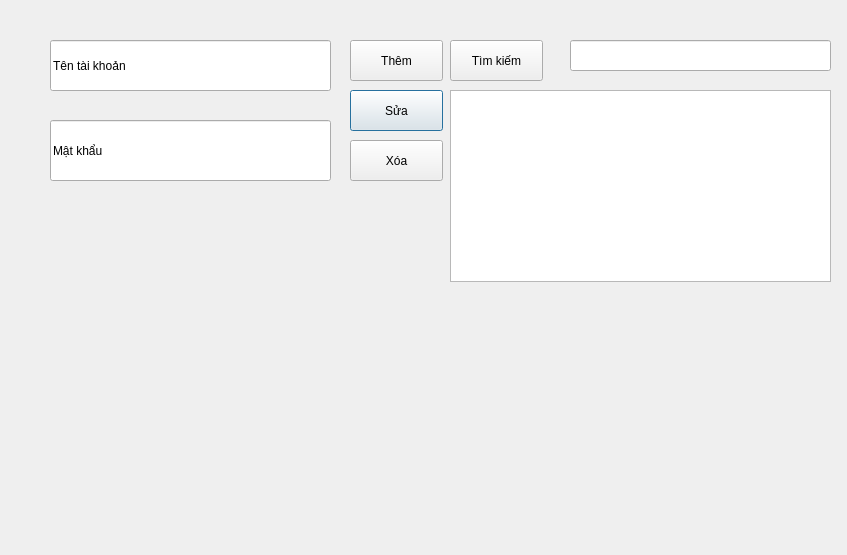
<?xml version="1.0" encoding="UTF-8"?>
<ui version="4.0">
 <class>Dialog</class>
 <widget class="QDialog" name="Dialog">
  <property name="geometry">
   <rect>
    <x>0</x>
    <y>0</y>
    <width>847</width>
    <height>555</height>
   </rect>
  </property>
  <property name="windowTitle">
   <string>Dialog</string>
  </property>
  <widget class="QLineEdit" name="txt_taikhoan">
   <property name="geometry">
    <rect>
     <x>50</x>
     <y>40</y>
     <width>281</width>
     <height>51</height>
    </rect>
   </property>
   <property name="text">
    <string>Tên tài khoản</string>
   </property>
  </widget>
  <widget class="QLineEdit" name="txt_matkhau">
   <property name="geometry">
    <rect>
     <x>50</x>
     <y>120</y>
     <width>281</width>
     <height>61</height>
    </rect>
   </property>
   <property name="text">
    <string>Mật khẩu</string>
   </property>
  </widget>
  <widget class="QPushButton" name="btn_sua">
   <property name="geometry">
    <rect>
     <x>350</x>
     <y>90</y>
     <width>93</width>
     <height>41</height>
    </rect>
   </property>
   <property name="text">
    <string>Sửa</string>
   </property>
  </widget>
  <widget class="QPushButton" name="btn_tim">
   <property name="geometry">
    <rect>
     <x>450</x>
     <y>40</y>
     <width>93</width>
     <height>41</height>
    </rect>
   </property>
   <property name="text">
    <string>Tìm kiếm</string>
   </property>
  </widget>
  <widget class="QPushButton" name="btn_them">
   <property name="geometry">
    <rect>
     <x>350</x>
     <y>40</y>
     <width>93</width>
     <height>41</height>
    </rect>
   </property>
   <property name="text">
    <string>Thêm</string>
   </property>
  </widget>
  <widget class="QPushButton" name="btn_xoa">
   <property name="geometry">
    <rect>
     <x>350</x>
     <y>140</y>
     <width>93</width>
     <height>41</height>
    </rect>
   </property>
   <property name="text">
    <string>Xóa</string>
   </property>
  </widget>
  <widget class="QLineEdit" name="txt_timkiem">
   <property name="geometry">
    <rect>
     <x>570</x>
     <y>40</y>
     <width>261</width>
     <height>31</height>
    </rect>
   </property>
  </widget>
  <widget class="QTableWidget" name="table_taikhoan">
   <property name="geometry">
    <rect>
     <x>450</x>
     <y>90</y>
     <width>381</width>
     <height>192</height>
    </rect>
   </property>
  </widget>
 </widget>
 <resources/>
 <connections/>
</ui>
